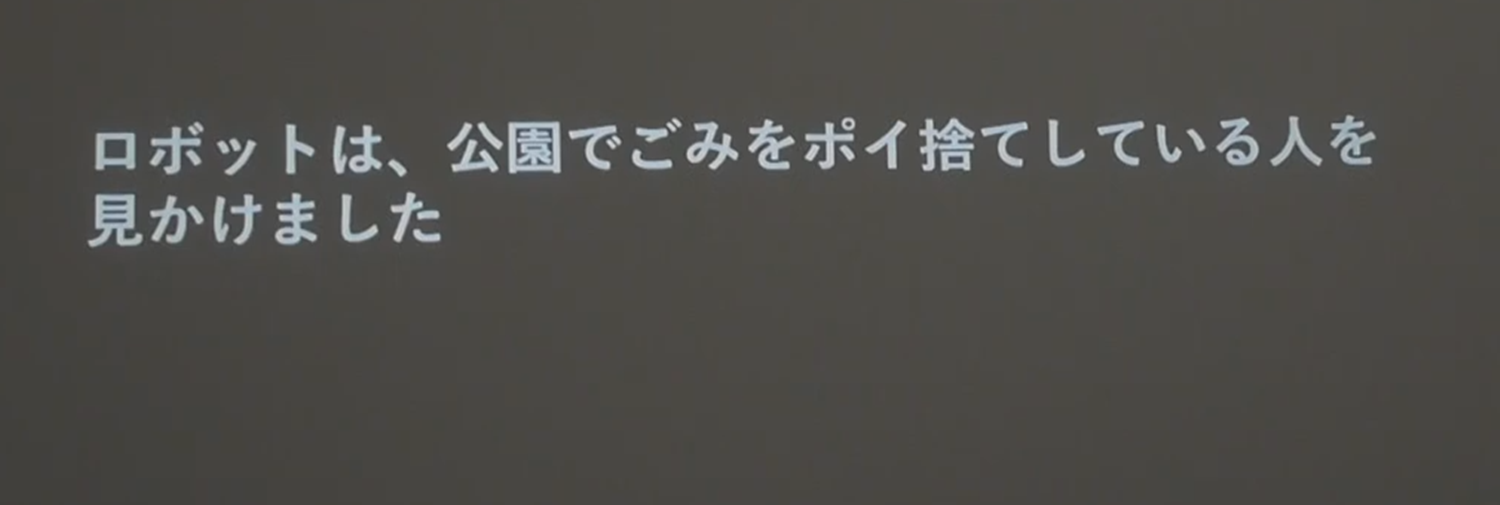
#> input picture Frontiers_LaTeX_Templates/figures/fig1_scene_large_text.png, 1500 x 505 px
$ python fix_stimulus_flow.py
#> lines starting #> are read from the running program, lines starting #| are printed output that depends on the picture
"""Fix fig_study1_stimulus_flow.png: preserve screenshot aspect ratios."""
from __future__ import annotations

from pathlib import Path

from PIL import Image

ROOT = Path(__file__).resolve().parent.parent
FIGURES_DIR = ROOT / "Frontiers_LaTeX_Templates" / "figures"

# Source images (do NOT resize except to fit columns)
SEQ_FRAME1 = FIGURES_DIR / "fig1_scene_large_text.png"  # scene only (sequential frame 1)
SEQ_FRAME2 = FIGURES_DIR / "fig2_conflict.png"  # thought bubble (sequential frame 2)
SIM_FRAME  = FIGURES_DIR / "fig2_conflict.png"  # thought bubble (simultaneous — same content)

OUTPUT     = FIGURES_DIR / "fig_study1_stimulus_flow.png"

CANVAS_W   = 1900   # match original composite width
COL_PAD    = 50     # outer / inner column padding
ROW_GAP    = 25     # gap between the two sequential frames (same column)
SECTION_GAP = 60    # vertical space between sequential row and simultaneous row
TOP_PAD    = 20
BOTTOM_PAD = 30
BG         = (255, 255, 255)


def fit_width(img: Image.Image, max_w: int) -> Image.Image:
    """Scale image to fit max_w, preserving aspect ratio. Never upscale."""
    w, h = img.size
    if w <= max_w:
        return img.copy()
    scale = max_w / w
    return img.resize((int(w * scale), int(h * scale)), Image.LANCZOS)


def main() -> None:
    img1   = Image.open(SEQ_FRAME1).convert("RGB")
    img2   = Image.open(SEQ_FRAME2).convert("RGB")
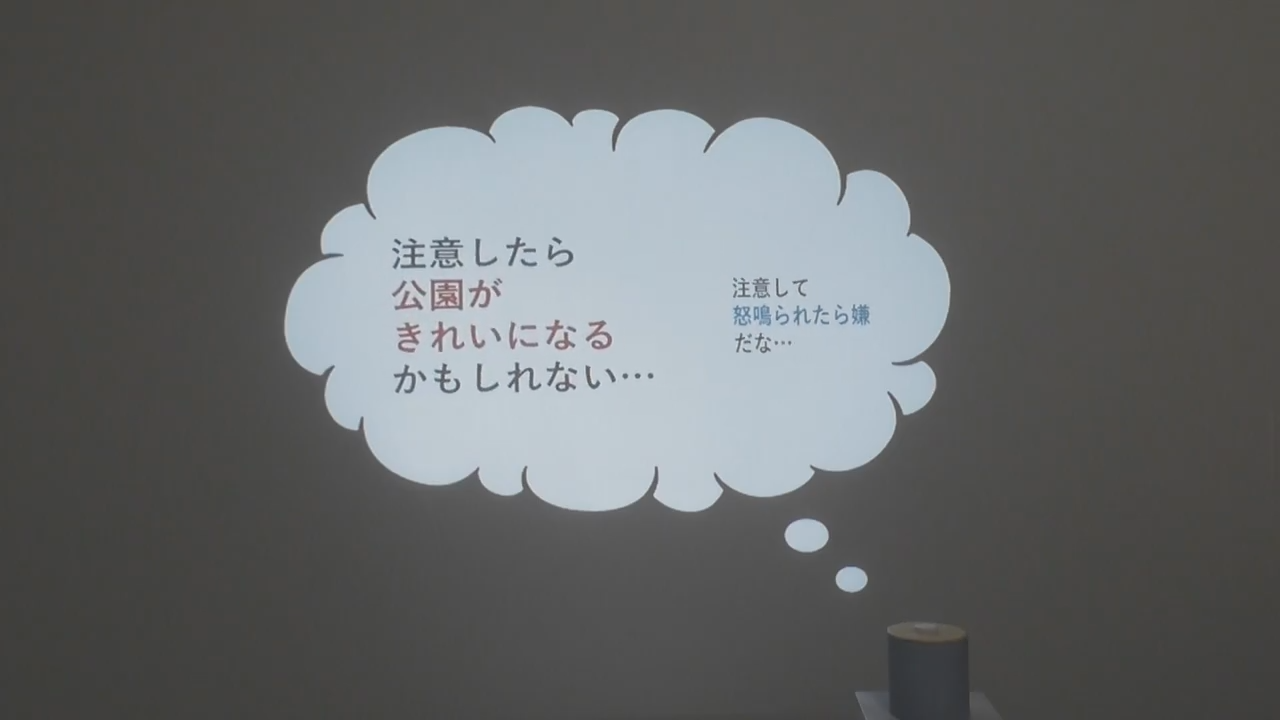
#> input picture Frontiers_LaTeX_Templates/figures/fig2_conflict.png, 1280 x 720 px
    img_s  = Image.open(SIM_FRAME).convert("RGB")

    # Sequential column: each frame fills half the canvas (minus padding)
    col_w  = (CANVAS_W - COL_PAD * 3) // 2   # three gaps: left | mid | right

    f1 = fit_width(img1, col_w)
    f2 = fit_width(img2, col_w)

    seq_h = f1.height + ROW_GAP + f2.height
#> seq_h = 811

    # Simultaneous: scale to fit the same col_w but NEVER stretch horizontally
    fs = fit_width(img_s, col_w)

    canvas_h = TOP_PAD + seq_h + SECTION_GAP + fs.height + BOTTOM_PAD
#> canvas_h = 1413
    canvas   = Image.new("RGB", (CANVAS_W, canvas_h), BG)
#> canvas: PIL image 1900x1413 RGB; every value is 255

    # ── Row 1: two sequential frames side by side ────────────────────────────
    x_left  = COL_PAD
    x_right = COL_PAD * 2 + col_w
    y = TOP_PAD

    canvas.paste(f1, (x_left, y))
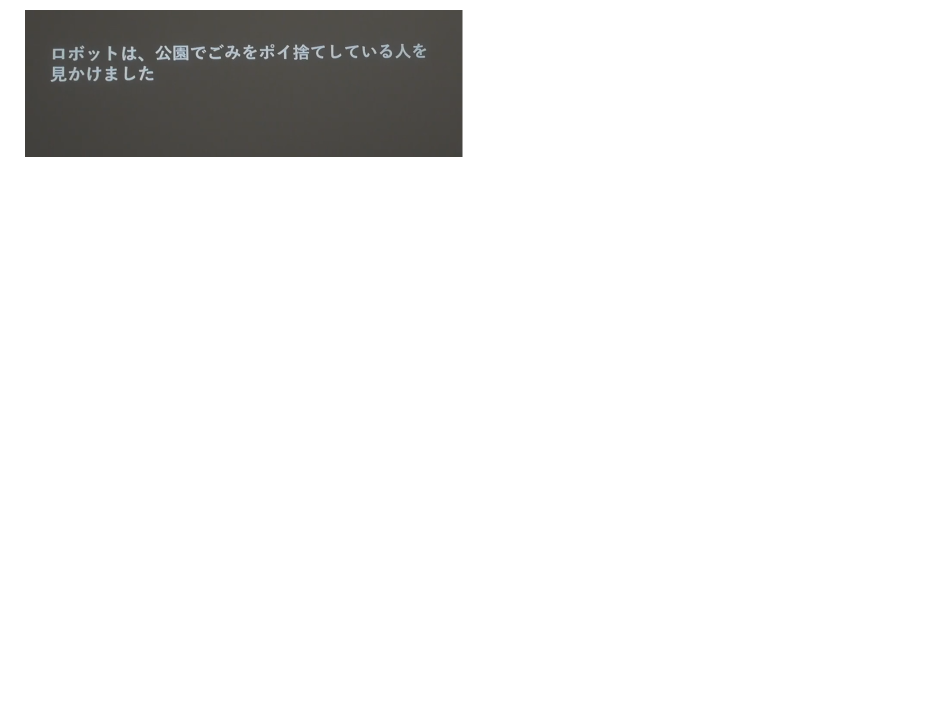
#> canvas: PIL image 1900x1413 RGB (shown at 1/2 size); mean R, G, B 238.1, 237.9, 237.6
    canvas.paste(f2, (x_right, y))
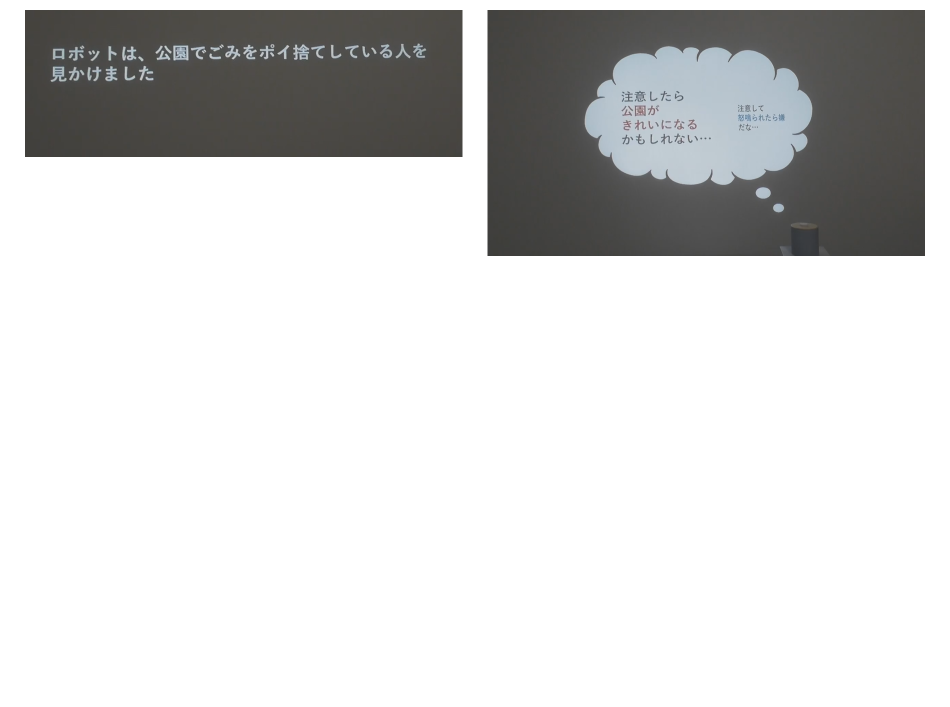
#> canvas: PIL image 1900x1413 RGB (shown at 1/2 size); mean R, G, B 213.3, 213.5, 213.2

    # ── Row 2: simultaneous frame, centered ──────────────────────────────────
    y += seq_h + SECTION_GAP
#> y = 891
    x_sim = (CANVAS_W - fs.width) // 2
#> x_sim = 512
    canvas.paste(fs, (x_sim, y))
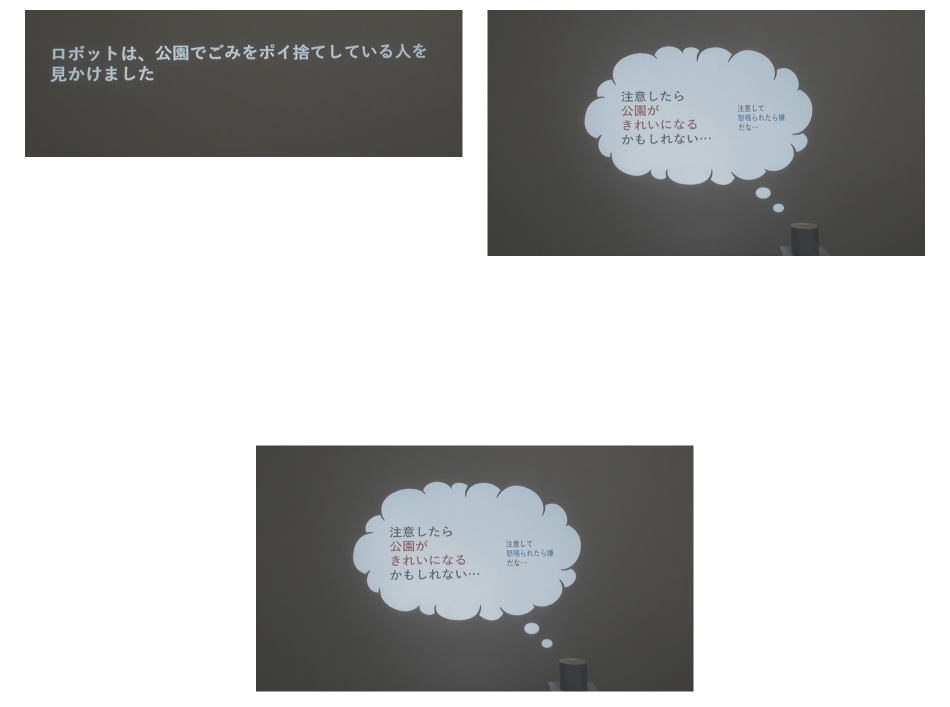
#> canvas: PIL image 1900x1413 RGB (shown at 1/2 size); mean R, G, B 188.5, 189.1, 188.9

    canvas.save(OUTPUT, dpi=(220, 220))
    print(f"Saved: {OUTPUT}  ({canvas.width}×{canvas.height})")
#| Saved: Frontiers_LaTeX_Templates/figures/fig_study1_stimulus_flow.png  (1900×1413)


if __name__ == "__main__":
    main()
